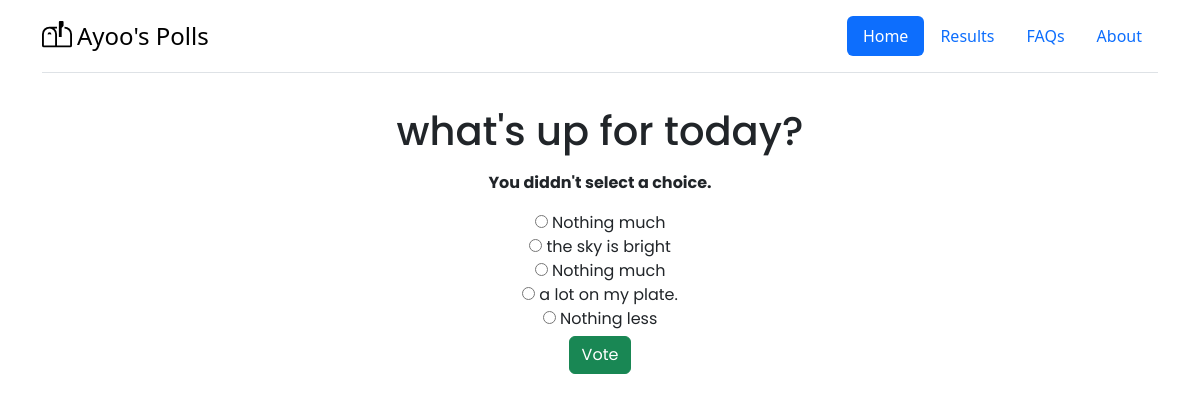
The page /Polls/1/votes/ on the database its author committed.
### polls/models.py (models this page shows, shortened)
class Question(models.Model):
    question_text = models.CharField(max_length=200)
    pub_date = models.DateTimeField("Published date")

class Choice(models.Model):
    question = models.ForeignKey(Question, on_delete=models.CASCADE)
    choice_text = models.CharField(max_length=200)
    votes = models.IntegerField(default=0)

### polls/views.py (the view)
# urls.py: path("<int:question_id>/votes/", views.vote, name="vote")
def vote(request, question_id):
    question = get_object_or_404(Question, pk=question_id)
    try:
        selected_choice = question.choice_set.get(pk=request.POST["choice"])
    except (KeyError, Choice.DoesNotExist):
        return render(request, "polls/detail.html", {
            "question": question,
            "error_message": "You diddn't select a choice."
        })
    else:
        selected_choice.votes += 1
        selected_choice.save()
        return HttpResponseRedirect(reverse("polls:results", args=(question.id,)))

### polls/templates/polls/detail.html (shortened to what this page needs)
{% extends 'polls/layout.html' %}
{% load static %}
{% block head %}
    <link rel="stylesheet" href="{% static 'polls/detail.css' %}">
{% endblock head %}
{% block body %}
<div class="container info-details" >
    <form action="{% url 'polls:vote' question.id %}" method="POST">
        <fieldset>
            <legend>
                <h1> {{question.question_text}} </h1>
            </legend>
                {% if error_message %}
                    <p><strong> {{error_message}} </strong></p>
                {% endif %}
                {% for choice in question.choice_set.all %}
                    <input type="radio" name="choice" id="choice{{forloop.counter}}" value="{{choice.id}} ">
                    <label for="choice{{forloop.counter}}"> {{choice.choice_text}} </label><br>
                {% endfor %}
        </fieldset>
        <input type="submit" value="Vote" class="btn btn-success" style="margin-top: 5px;">
    </form>
</div>
{% endblock body %}

### polls/static/polls/detail.css (style rules this page uses)
.info-details { font-family: "Poppins"; text-align: center; padding: 10px; }

### rows shown on the page
Question: question_text "what's up for today?"
Choice: choice_text "Nothing much"
Choice: choice_text "the sky is bright"
Choice: choice_text "Nothing much"
Choice: choice_text "a lot on my plate."
Choice: choice_text "Nothing less"

### other values the page prints
{{ error_message }} "You diddn't select a choice."
